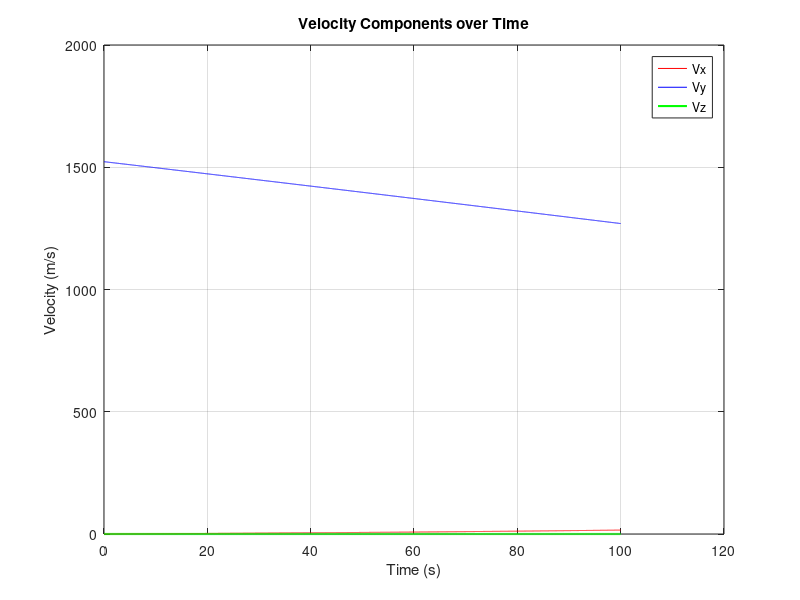
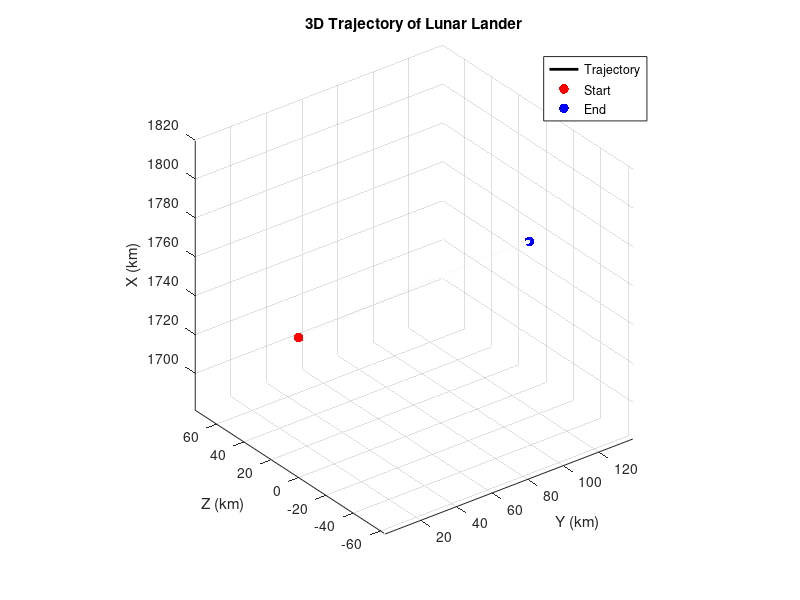
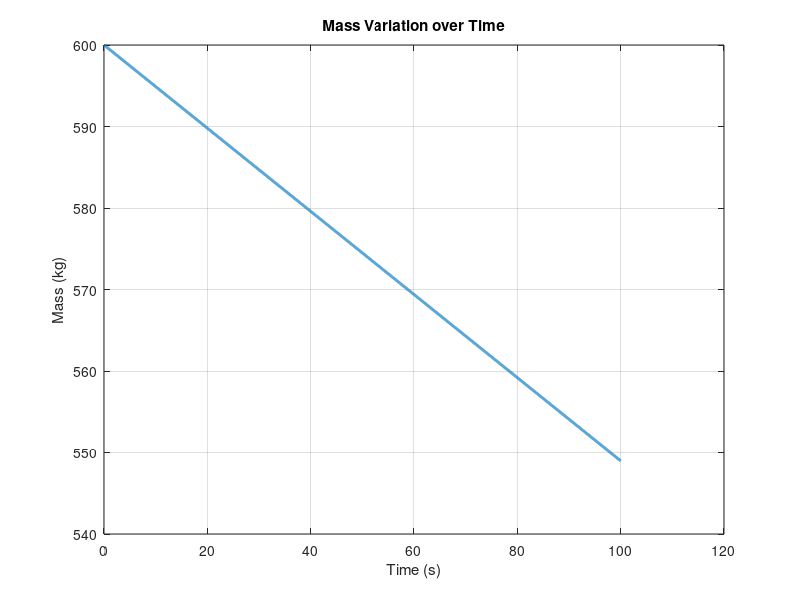
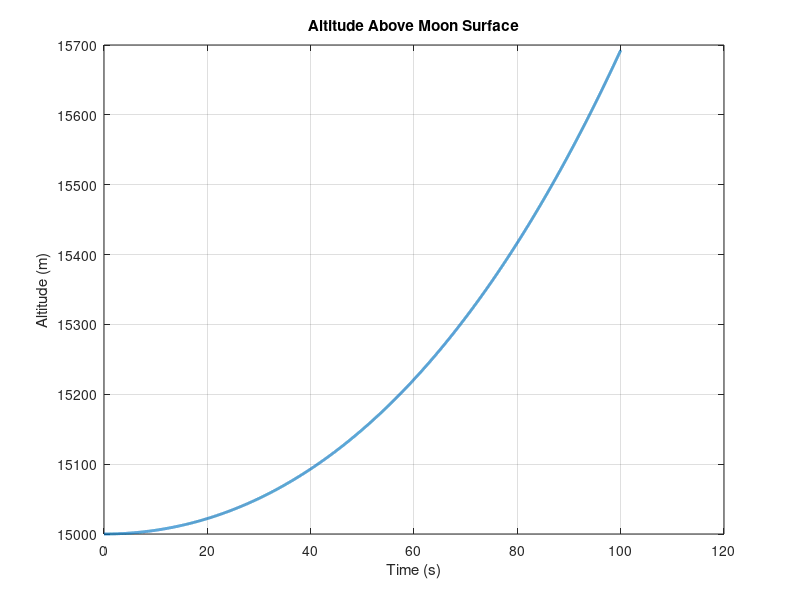

Write the MATLAB code that produced these figures, in order.
clc;
close all;
clear;

%% Load simulation data
load state.mat
load others.mat
load t.mat

% Unpack state variables
Vx = state(1,:);
Vy = state(2,:);
Vz = state(3,:);
r = state(4,:);
m = state(7,:);

% Unpack others
psi = others(1,:);
phi = others(2,:);
x = others(3,:);
y = others(4,:);
z = others(5,:);

%% Figure 1: Velocities over Time
figure(1);
plot(t, Vx, 'r', t, Vy, 'b', t, Vz, 'g', 'LineWidth', 1.5);
xlabel('Time (s)');
ylabel('Velocity (m/s)');
legend('Vx','Vy','Vz');
title('Velocity Components over Time');
grid on;

%% Figure 2: 3D Trajectory
figure(2);
plot3(y/1000, z/1000, x/1000, 'k', 'LineWidth', 2);
hold on;
scatter3(y(1)/1000, z(1)/1000, x(1)/1000, 50, 'r', 'filled');
scatter3(y(end)/1000, z(end)/1000, x(end)/1000, 50, 'b', 'filled');
xlabel('Y (km)'); ylabel('Z (km)'); zlabel('X (km)');
title('3D Trajectory of Lunar Lander');
legend('Trajectory', 'Start', 'End');
grid on; axis equal;

%% Figure 3: Mass over Time
figure(3);
plot(t, m, 'LineWidth', 2);
xlabel('Time (s)');
ylabel('Mass (kg)');
title('Mass Variation over Time');
grid on;

%% Figure 4: Altitude vs Time
figure(4);
RL = 1738e3;  % Moon radius (m)
plot(t, r - RL, 'LineWidth', 2);
xlabel('Time (s)');
ylabel('Altitude (m)');
title('Altitude Above Moon Surface');
grid on;

%% Figure 5: Ground Track (XZ-plane)
figure(5);
plot(x/1000, z/1000, 'LineWidth', 2);
xlabel('X (km)');
ylabel('Z (km)');
title('Ground Track on Lunar Surface (XZ plane)');
grid on; axis equal;

%% Figure 6: Thrust Angle ψ (psi) and φ (phi)
figure(6);
subplot(2,1,1);
plot(t(1:end-1), rad2deg(psi), 'r', 'LineWidth', 1.5);
xlabel('Time (s)');
ylabel('\psi (deg)');
title('Thrust Angle \psi Over Time');
grid on;

subplot(2,1,2);
plot(t(1:end-1), rad2deg(phi), 'b', 'LineWidth', 1.5);
xlabel('Time (s)');
ylabel('\phi (deg)');
title('Thrust Angle \phi Over Time');
grid on;

%% Figure 7: Total Speed Magnitude
figure(7);
v_total = sqrt(Vx.^2 + Vy.^2 + Vz.^2);
plot(t, v_total, 'k', 'LineWidth', 2);
xlabel('Time (s)');
ylabel('Speed (m/s)');
title('Total Speed of the Lander');
grid on;
